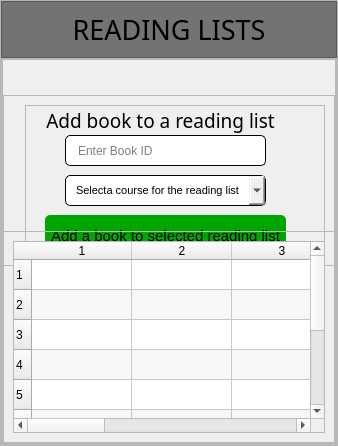
               <widget class="QWidget" name="page_25">
                <layout class="QVBoxLayout" name="verticalLayout_86">
                 <property name="spacing">
                  <number>0</number>
                 </property>
                 <property name="leftMargin">
                  <number>0</number>
                 </property>
                 <property name="topMargin">
                  <number>0</number>
                 </property>
                 <property name="rightMargin">
                  <number>0</number>
                 </property>
                 <property name="bottomMargin">
                  <number>0</number>
                 </property>
                 <item>
                  <widget class="QFrame" name="frame_192">
                   <property name="frameShape">
                    <enum>QFrame::StyledPanel</enum>
                   </property>
                   <property name="frameShadow">
                    <enum>QFrame::Raised</enum>
                   </property>
                   <layout class="QVBoxLayout" name="verticalLayout_87">
                    <property name="spacing">
                     <number>0</number>
                    </property>
                    <property name="leftMargin">
                     <number>0</number>
                    </property>
                    <property name="topMargin">
                     <number>0</number>
                    </property>
                    <property name="rightMargin">
                     <number>0</number>
                    </property>
                    <property name="bottomMargin">
                     <number>0</number>
                    </property>
                    <item>
                     <widget class="QFrame" name="frame_193">
                      <property name="maximumSize">
                       <size>
                        <width>16777215</width>
                        <height>60</height>
                       </size>
                      </property>
                      <property name="styleSheet">
                       <string notr="true">background-color: rgb(115, 115, 115);</string>
                      </property>
                      <property name="frameShape">
                       <enum>QFrame::StyledPanel</enum>
                      </property>
                      <property name="frameShadow">
                       <enum>QFrame::Raised</enum>
                      </property>
                      <layout class="QHBoxLayout" name="horizontalLayout_80">
                       <item>
                        <widget class="QLabel" name="label_97">
                         <property name="font">
                          <font>
                           <family>Nova Flat</family>
                           <pointsize>20</pointsize>
                          </font>
                         </property>
                         <property name="text">
                          <string>READING LISTS</string>
                         </property>
                         <property name="alignment">
                          <set>Qt::AlignCenter</set>
                         </property>
                        </widget>
                       </item>
                      </layout>
                     </widget>
                    </item>
                    <item>
                     <widget class="QFrame" name="frame_194">
                      <property name="frameShape">
                       <enum>QFrame::StyledPanel</enum>
                      </property>
                      <property name="frameShadow">
                       <enum>QFrame::Raised</enum>
                      </property>
                      <layout class="QVBoxLayout" name="verticalLayout_88">
                       <property name="spacing">
                        <number>0</number>
                       </property>
                       <property name="leftMargin">
                        <number>0</number>
                       </property>
                       <property name="topMargin">
                        <number>0</number>
                       </property>
                       <property name="rightMargin">
                        <number>0</number>
                       </property>
                       <property name="bottomMargin">
                        <number>0</number>
                       </property>
                       <item>
                        <widget class="QFrame" name="frame_195">
                         <property name="frameShape">
                          <enum>QFrame::StyledPanel</enum>
                         </property>
                         <property name="frameShadow">
                          <enum>QFrame::Raised</enum>
                         </property>
                         <layout class="QVBoxLayout" name="verticalLayout_89">
                          <property name="spacing">
                           <number>0</number>
                          </property>
                          <property name="leftMargin">
                           <number>0</number>
                          </property>
                          <property name="topMargin">
                           <number>0</number>
                          </property>
                          <property name="rightMargin">
                           <number>0</number>
                          </property>
                          <property name="bottomMargin">
                           <number>0</number>
                          </property>
                          <item>
                           <widget class="QFrame" name="frame_196">
                            <property name="minimumSize">
                             <size>
                              <width>0</width>
                              <height>171</height>
                             </size>
                            </property>
                            <property name="maximumSize">
                             <size>
                              <width>16777215</width>
                              <height>100</height>
                             </size>
                            </property>
                            <property name="frameShape">
                             <enum>QFrame::StyledPanel</enum>
                            </property>
                            <property name="frameShadow">
                             <enum>QFrame::Raised</enum>
                            </property>
                            <layout class="QHBoxLayout" name="horizontalLayout_81">
                             <item>
                              <widget class="QFrame" name="frame_197">
                               <property name="frameShape">
                                <enum>QFrame::StyledPanel</enum>
                               </property>
                               <property name="frameShadow">
                                <enum>QFrame::Raised</enum>
                               </property>
                               <widget class="QLineEdit" name="lineEdit_40">
                                <property name="geometry">
                                 <rect>
                                  <x>20</x>
                                  <y>30</y>
                                  <width>201</width>
                                  <height>31</height>
                                 </rect>
                                </property>
                                <property name="styleSheet">
                                 <string notr="true">border: 1.1px solid black;
padding-left: 10 px;
border-radius:5px
</string>
                                </property>
                                <property name="echoMode">
                                 <enum>QLineEdit::Normal</enum>
                                </property>
                                <property name="placeholderText">
                                 <string>Enter Reading list name</string>
                                </property>
                               </widget>
                               <widget class="QPushButton" name="pushButton_53">
                                <property name="geometry">
                                 <rect>
                                  <x>20</x>
                                  <y>110</y>
                                  <width>201</width>
                                  <height>31</height>
                                 </rect>
                                </property>
                                <property name="font">
                                 <font>
                                  <pointsize>11</pointsize>
                                 </font>
                                </property>
                                <property name="cursor">
                                 <cursorShape>PointingHandCursor</cursorShape>
                                </property>
                                <property name="styleSheet">
                                 <string notr="true">background-color: rgb(0, 166, 0);
border-radius:5px</string>
                                </property>
                                <property name="text">
                                 <string>Create a new reading list</string>
                                </property>
                                <property name="shortcut">
                                 <string>Return</string>
                                </property>
                               </widget>
                               <widget class="QComboBox" name="comboBox_4">
                                <property name="geometry">
                                 <rect>
                                  <x>20</x>
                                  <y>70</y>
                                  <width>201</width>
                                  <height>31</height>
                                 </rect>
                                </property>
                                <property name="font">
                                 <font>
                                  <pointsize>8</pointsize>
                                 </font>
                                </property>
                                <property name="styleSheet">
                                 <string notr="true">border: 1.1px solid black;
padding-left: 10 px;
border-radius:5px
</string>
                                </property>
                                <item>
                                 <property name="text">
                                  <string>Selecta course for the reading list</string>
                                 </property>
                                </item>
                               </widget>
                               <widget class="QLabel" name="label_100">
                                <property name="geometry">
                                 <rect>
                                  <x>0</x>
                                  <y>0</y>
                                  <width>251</width>
                                  <height>31</height>
                                 </rect>
                                </property>
                                <property name="font">
                                 <font>
                                  <family>Nova Flat</family>
                                  <pointsize>14</pointsize>
                                 </font>
                                </property>
                                <property name="text">
                                 <string>Create a reading list</string>
                                </property>
                                <property name="alignment">
                                 <set>Qt::AlignCenter</set>
                                </property>
                               </widget>
                              </widget>
                             </item>
                             <item>
                              <widget class="QFrame" name="frame_174">
                               <property name="frameShape">
                                <enum>QFrame::StyledPanel</enum>
                               </property>
                               <property name="frameShadow">
                                <enum>QFrame::Raised</enum>
                               </property>
                               <widget class="QLineEdit" name="lineEdit_41">
                                <property name="geometry">
                                 <rect>
                                  <x>10</x>
                                  <y>70</y>
                                  <width>181</width>
                                  <height>31</height>
                                 </rect>
                                </property>
                                <property name="styleSheet">
                                 <string notr="true">border: 1.1px solid black;
padding-left: 10 px;
border-radius:5px
</string>
                                </property>
                                <property name="echoMode">
                                 <enum>QLineEdit::Normal</enum>
                                </property>
                                <property name="placeholderText">
                                 <string>ISBN NO | Book Name | Author </string>
                                </property>
                               </widget>
                               <widget class="QPushButton" name="pushButton_55">
                                <property name="geometry">
                                 <rect>
                                  <x>200</x>
                                  <y>70</y>
                                  <width>51</width>
                                  <height>31</height>
                                 </rect>
                                </property>
                                <property name="styleSheet">
                                 <string notr="true">background-color: transparent</string>
                                </property>
                                <property name="text">
                                 <string/>
                                </property>
                                <property name="icon">
                                 <iconset resource="resources.qrc">
                                  <normaloff>:/icons/icons/icons8-search-480.png</normaloff>:/icons/icons/icons8-search-480.png</iconset>
                                </property>
                                <property name="iconSize">
                                 <size>
                                  <width>40</width>
                                  <height>41</height>
                                 </size>
                                </property>
                               </widget>
                               <widget class="QLabel" name="label_102">
                                <property name="geometry">
                                 <rect>
                                  <x>-10</x>
                                  <y>30</y>
                                  <width>251</width>
                                  <height>21</height>
                                 </rect>
                                </property>
                                <property name="font">
                                 <font>
                                  <family>Nova Flat</family>
                                  <pointsize>14</pointsize>
                                 </font>
                                </property>
                                <property name="text">
                                 <string>Search book</string>
                                </property>
                                <property name="alignment">
                                 <set>Qt::AlignCenter</set>
                                </property>
                               </widget>
                              </widget>
                             </item>
                             <item>
                              <widget class="QFrame" name="frame_198">
                               <property name="minimumSize">
                                <size>
                                 <width>300</width>
                                 <height>0</height>
                                </size>
                               </property>
                               <property name="frameShape">
                                <enum>QFrame::StyledPanel</enum>
                               </property>
                               <property name="frameShadow">
                                <enum>QFrame::Raised</enum>
                               </property>
                               <widget class="QLineEdit" name="lineEdit_45">
                                <property name="geometry">
                                 <rect>
                                  <x>40</x>
                                  <y>30</y>
                                  <width>201</width>
                                  <height>31</height>
                                 </rect>
                                </property>
                                <property name="styleSheet">
                                 <string notr="true">border: 1.1px solid black;
padding-left: 10 px;
border-radius:5px
</string>
                                </property>
                                <property name="echoMode">
                                 <enum>QLineEdit::Normal</enum>
                                </property>
                                <property name="placeholderText">
                                 <string>Enter Book ID</string>
                                </property>
                               </widget>
                               <widget class="QLabel" name="label_101">
                                <property name="geometry">
                                 <rect>
                                  <x>10</x>
                                  <y>0</y>
                                  <width>251</width>
                                  <height>31</height>
                                 </rect>
                                </property>
                                <property name="font">
                                 <font>
                                  <family>Nova Flat</family>
                                  <pointsize>14</pointsize>
                                 </font>
                                </property>
                                <property name="text">
                                 <string>Add book to a reading list</string>
                                </property>
                                <property name="alignment">
                                 <set>Qt::AlignCenter</set>
                                </property>
                               </widget>
                               <widget class="QComboBox" name="comboBox_5">
                                <property name="geometry">
                                 <rect>
                                  <x>40</x>
                                  <y>70</y>
                                  <width>201</width>
                                  <height>31</height>
                                 </rect>
                                </property>
                                <property name="font">
                                 <font>
                                  <pointsize>8</pointsize>
                                 </font>
                                </property>
                                <property name="styleSheet">
                                 <string notr="true">border: 1.1px solid black;
padding-left: 10 px;
border-radius:5px
</string>
                                </property>
                                <item>
                                 <property name="text">
                                  <string>Selecta course for the reading list</string>
                                 </property>
                                </item>
                               </widget>
                               <widget class="QPushButton" name="pushButton_59">
                                <property name="geometry">
                                 <rect>
                                  <x>20</x>
                                  <y>110</y>
                                  <width>241</width>
                                  <height>41</height>
                                 </rect>
                                </property>
                                <property name="font">
                                 <font>
                                  <pointsize>11</pointsize>
                                 </font>
                                </property>
                                <property name="cursor">
                                 <cursorShape>PointingHandCursor</cursorShape>
                                </property>
                                <property name="styleSheet">
                                 <string notr="true">background-color: rgb(0, 166, 0);
border-radius:5px</string>
                                </property>
                                <property name="text">
                                 <string>Add a book to selected reading list</string>
                                </property>
                                <property name="shortcut">
                                 <string>Return</string>
                                </property>
                               </widget>
                              </widget>
                             </item>
                            </layout>
                           </widget>
                          </item>
                          <item>
                           <widget class="QFrame" name="frame_199">
                            <property name="frameShape">
                             <enum>QFrame::StyledPanel</enum>
                            </property>
                            <property name="frameShadow">
                             <enum>QFrame::Raised</enum>
                            </property>
                            <layout class="QHBoxLayout" name="horizontalLayout_82">
                             <item>
                              <widget class="QTableWidget" name="tableWidget_13">
                               <property name="maximumSize">
                                <size>
                                 <width>700</width>
                                 <height>200</height>
                                </size>
                               </property>
                               <property name="alternatingRowColors">
                                <bool>true</bool>
                               </property>
                               <property name="rowCount">
                                <number>10</number>
                               </property>
                               <property name="columnCount">
                                <number>7</number>
                               </property>
                               <row/>
                               <row/>
                               <row/>
                               <row/>
                               <row/>
                               <row/>
                               <row/>
                               <row/>
                               <row/>
                               <row/>
                               <column/>
                               <column/>
                               <column/>
                               <column/>
                               <column/>
                               <column/>
                               <column/>
                              </widget>
                             </item>
                            </layout>
                           </widget>
                          </item>
                         </layout>
                        </widget>
                       </item>
                      </layout>
                     </widget>
                    </item>
                   </layout>
                  </widget>
                 </item>
                </layout>
               </widget>
